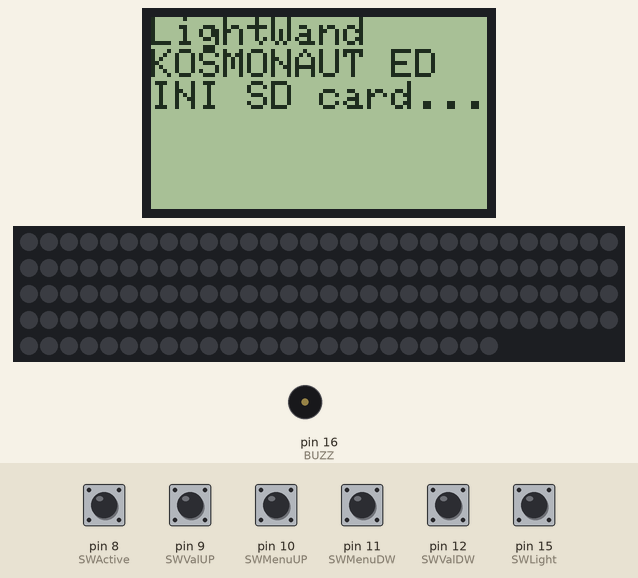
Bench run of a sketch on a simulated Arduino Mega 2560, built with avr-gcc and run on an emulated ATmega2560. Parts: 84×48 one-colour display, 144 RGB LEDs in strip order, left to right, continuing on the next row, buzzer (waves = sounding). Inputs (shaded band) come from the test bench; at power-on: pin 8 (SWActive), pin 9 (SWValUP), pin 10 (SWMenuUP), pin 11 (SWMenuDW), pin 12 (SWValDW), pin 15 (SWLight) LOW. The strip is taken to match the declared colour order; the display library's start-up logo is not drawn; storage starts empty. At 3.4 s the program stops and its outputs stay as they are.

Above: at 0.57 s.
2.4 s: pin 8 (SWActive) pulled HIGH for 0.15 s
At 2.9 s:
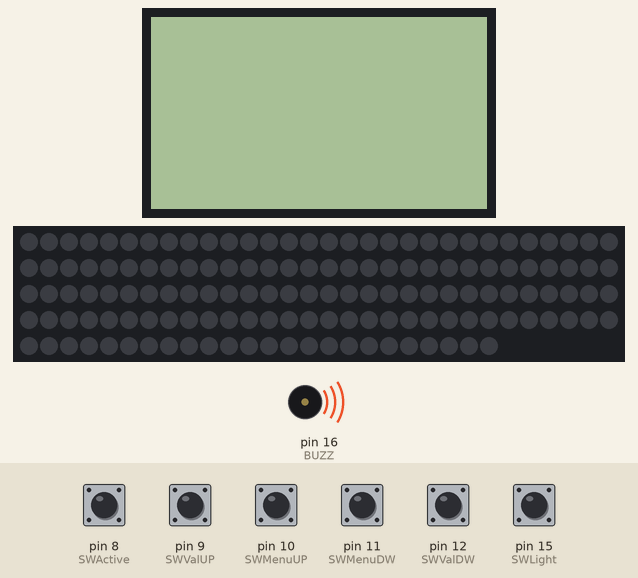
At 4.2 s:
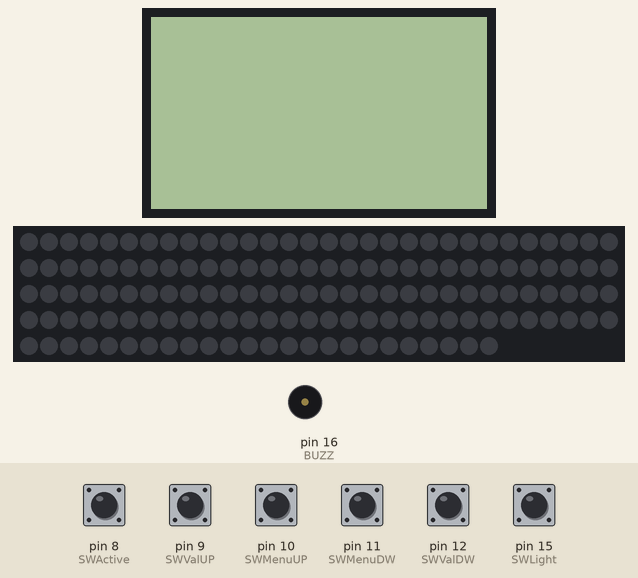
Timing chart, 0 to 4.9 s (numbered marks = the images above; inputs shaded):
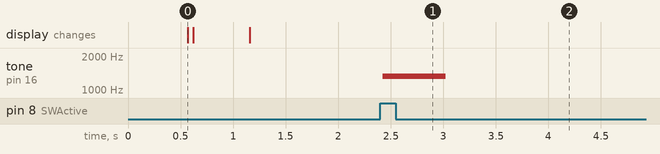

Measured:
- after the input at 2.4 s, tone on pin 16 (BUZZ): silent → 1319 Hz at once, → silent 0.60 s later

The sketch:

LightWand_KosmonautED.ino
```cpp
/*
LightWand Kosmonaut Edition

Code based on Michael Ross original LightWand(2014) first wirtten in 2010 and enhaced by Is0-Mick in 2012.
Apart from the main structure, the following functions have been literally borrowed from the original code:
   setupSDcard()
   GetFileNamesFromSD(File dir)

http://mrossphoto.com/wordpress32/

This code has been written by Pablo de Miguel (pablodmm.isp@gmail.com) in 2015.

This code is intended to run with LightWand Kosmonaut Edition Controller, All the information about this
controller can be find in:
https://github.com/PabloDMM/LightWand_KosmonautEd

This code support direct reading of .pnm RAW files stored in the root directory of a microSD-Card
*/

// Libraries needed
#include <SPI.h>
#include <SD.h>
#include <Adafruit_GFX.h>
#include <Adafruit_PCD8544.h>
#include <Adafruit_NeoPixel.h>

// Definition of LCD Pins
#define LCD_SCK 7
#define LCD_DIN 6
#define LCD_DC 5
#define LCD_CS 4
#define LCD_RST 3
#define LCD_BL 13

// Definition of SD Pins (Just for Info, already set in the SD library)
#define SD_MOSI 51
#define SD_MISO 50
#define SD_CLK 52
#define SD_CS 44

// Definition of SW pins and BUZZER
#define SWActive 8       // Activation Switch PIN
#define SWMenuUP 10      // Menu Up Switch PIN
#define SWMenuDW 11      // Menu Down Switch PIN
#define SWValUP 9        // Value Up Switch PIN
#define SWValDW 12       // Value Down Switch PIN
#define SWLight 15       // Light Switch PIN
#define SWStop 14        // Stop Emission Switch PIN
#define BUZZ 16          // Buzzer PIN


#define LED_COUNT 144    // Definition of LED strip longitude (144 for the WS2812 RGB LED strips)

// Definition of Parameters
#define INIMelodyNote 4   //Number of Notes in Start Melody
#define ENDMelodyNote 4   //Number of Notes in End Melody
#define STOPMelodyNote 4  //Number of Notes in Stop Melody
#define INIFREQ 500       //Initial Frequency for the Progressive Buzzer Mode
#define INIDELAY 1000     //Emission Initial Delay


const int chipSelect = 4; //SD card chipSelect PIN
Adafruit_PCD8544 display = Adafruit_PCD8544(LCD_SCK, LCD_DIN, LCD_DC, LCD_CS, LCD_RST);  //LCD Display Declaration
Adafruit_NeoPixel strip = Adafruit_NeoPixel(LED_COUNT, 2, NEO_RGB + NEO_KHZ800);         //LED Strip Declaration

// Flags for the Pulse Conformer
boolean SWActive_p = false;
boolean SWMenuUP_p = false;
boolean SWMenuDW_p = false;
boolean SWValUP_p = false;
boolean SWValDW_p = false;
boolean SWLight_p = false;
boolean SWMode_p = false;
boolean Light = true;
boolean ValDW=false;
boolean ValUP=false;

File root;
File dataFile;
String m_CurrentFilename = "";        //Root Filename
int m_FileIndex = 0;                  //Variable for the FileIndex
int m_NumberOfFiles = 0;              //Varialbe for the number of  files in the SD Storage
String m_FileNames[200];              //Variable for the File names(Max 200)
int Bright = 5;                       //Predetermined Brigthness
int Delay = 5;                        //Predetermined Delay
bool Active = 0;                      //Active Option
int MenuIndex = 0;                    //Variable for the MenuIndex
int BrightLimit = 0;                  //Variable for the Maximum BrithLimit
int FreqTone = 0;                     //Variable for the Frequenzy Tone emitted
int BuzzMode = 1;                     //Predetermined BuzzMode
int iniMelody[INIMelodyNote][2]={{2093,500},{1568,500},{0,300},{1319,600}}; //Start Melody
int endMelody[ENDMelodyNote][2]={{2093,500},{1568,500},{0,300},{1319,600}}; //End Melody
int stpMelody[STOPMelodyNote][2]={{1568,500},{1319,500},{0,300},{2093,600}}; //Stop Melody

void setup()
{
  pinMode(LCD_BL, OUTPUT);
  digitalWrite(LCD_BL, HIGH);
  digitalWrite(43,HIGH);
  setupLCDdisplay();
  setupSDcard();
  strip.begin();
  strip.show();
}

void loop()
{
   DisplayControl();
   SwitchControl();
   if(Active){DisplayStrip();};
   delay(100);
}

void setupLCDdisplay() {
  display.begin();
  display.setContrast(40);
  display.setTextSize(1);
  display.setTextColor(BLACK);
  display.setCursor(0,0);
  display.display();          //Show SplashScreen
  delay(500);
  display.clearDisplay();
  display.println("LightWand");
  display.println("KOSMONAUT ED");
  display.println("INI SD card...");
  display.display();
}

void setupSDcard() {
  pinMode(SD_CS, OUTPUT);
  // SD Initialization Routine
  if (!SD.begin(chipSelect))
  {
    display.clearDisplay();
    display.println("LightWand");
    display.println("KOSMONAUT ED");
    display.println("INI SD FAILED");
    display.display();
    return;
  }
  display.clearDisplay();
  display.println("LightWand");
  display.println("KOSMONAUT ED");
  display.println("INI SD DONE");
  display.display();
  // Files Scan
  root = SD.open("/");
  display.clearDisplay();
  display.println("LightWand CAT");
  display.println("FILE SCAN");
  display.display();
  delay(500);
  GetFileNamesFromSD(root);
  isort(m_FileNames, m_NumberOfFiles);
  m_CurrentFilename = m_FileNames[0];
  DisplayControl();
}

void GetFileNamesFromSD(File dir) {
  int fileCount = 0;
  String CurrentFilename = "";
  while(1) {
    File entry =  dir.openNextFile();
    if (! entry) {
      // no more files
      m_NumberOfFiles = fileCount;
    entry.close();
      break;
    }
    else {
      if (entry.isDirectory()) {
        //GetNextFileName(root);
      }
      else {
        CurrentFilename = entry.name();
        if (CurrentFilename.endsWith(".pnm") || CurrentFilename.endsWith(".PNM")) { //find files with our extension only
          m_FileNames[fileCount] = entry.name();
          fileCount++;
        }
      }
    }
    entry.close();
  }
}

void DisplayControl() {
  m_CurrentFilename = m_FileNames[m_FileIndex];
  display.clearDisplay();
  display.println("LightWand");

  if(MenuIndex==0){display.setTextColor(WHITE, BLACK);}
  else{display.setTextColor(BLACK, WHITE);}
  display.print("Bright: ");
  display.print(Bright);
  display.println(" %");

  if(MenuIndex==1){display.setTextColor(WHITE, BLACK);}
  else{display.setTextColor(BLACK, WHITE);}
  display.print("Delay: ");
  display.print(Delay);
  display.println(" ms");

  if(MenuIndex==2){display.setTextColor(WHITE, BLACK);}
  else{display.setTextColor(BLACK, WHITE);}
  display.println("Current File:");
  display.println(m_CurrentFilename);
  display.setTextColor(BLACK, WHITE);

  if(MenuIndex==3){display.setTextColor(WHITE, BLACK);}
  else{display.setTextColor(BLACK, WHITE);}
  display.print("Buzz: ");
  switch(BuzzMode)
  {
    case 0:
      display.println("OFF");
      break;
    case 1:
      display.println("LIM BEAT");
      break;
    case 2:
      display.println("PROGR");
      break;
  }
  display.setTextColor(BLACK, WHITE);
  display.display();
}

void isort(String *filenames, int n) {
  for (int i = 1; i < n; ++i) {
    String j = filenames[i];
    int k;
    for (k = i - 1; (k >= 0) && (j < filenames[k]); k--) {
      filenames[k + 1] = filenames[k];
    }
    filenames[k + 1] = j;
  }
}

void DisplayStrip()
{
  // Set of Option Variables
  BrightLimit = map(Bright,0,100,0,255);      // Sets the maximum Brightness value
  digitalWrite(LCD_BL, LOW);                  //LCD Backlight Control OFF to avoid it appearing in the image;
  Light=false;                                //LCD Backlight Control OFF;
  if(BuzzMode!=0){for(int z=0; z<INIMelodyNote; z++){tone(BUZZ,iniMelody[z][0],iniMelody[z][1]);}} // Initial melody Play
  FreqTone=INIFREQ;                           // Initial Frequency Set
  delay(INIDELAY);                            // Initial Delay

  char temp[14];
  m_CurrentFilename.toCharArray(temp,14);
  File dataFile = SD.open(temp);
  // Rutine to avoid the header of the file
  int countRet=0; // Number of Carriage Return counted
  while(countRet < 4)
  {
    if(dataFile.read()=='\n'){countRet++;}
  }
  while(dataFile.available())
  {
    // Stop Control
    if(digitalRead(SWStop))
    {
      Active=0;
      for(int j=0; j<LED_COUNT; j++){  strip.setPixelColor(j,0,0,0);}
      strip.show();
      if(BuzzMode!=0){for(int z=0; z<STOPMelodyNote; z++){tone(BUZZ,stpMelody[z][0],stpMelody[z][1]);}} // Stop Melody Play
      return;
    }
    // Control of progressive beat (Only emmitted in Buzz Progressive Mode)
    if(BuzzMode==2){
       FreqTone=FreqTone+5;
        noTone(BUZZ);
        tone(BUZZ,FreqTone);
    }
    // File Row Read and Display
    for(int j=0; j<LED_COUNT; j++)
    {
      int red = dataFile.read();
      int green = dataFile.read();
      int blue = dataFile.read();
      red = map(red,0,255,0,BrightLimit);     // Bright Adjustment
      green = map(green,0,255,0,BrightLimit); // Bright Adjustment
      blue = map(blue,0,255,0,BrightLimit);   // Bright Adjustment
      strip.setPixelColor(j, green,red,blue);
    }
    delay(Delay);
    strip.show();
  }
  // File Close
  dataFile.close();
  Active=0;
  // LED Strip OFF
  for(int j=0; j<LED_COUNT; j++){  strip.setPixelColor(j,0,0,0);}
  strip.show();

  if(BuzzMode!=0){for(int z=0; z<ENDMelodyNote; z++){tone(BUZZ,endMelody[z][0],endMelody[z][1]);}} // End Melody Play
}

void SwitchControl()
{
  // Active Switch Control
  if(digitalRead(SWActive)){
    if(!SWActive_p)
    {
      SWActive_p=true;
      Active=1;
    }
  }else{
    if(SWActive){SWActive_p=false;}
  }

  // Menu Index Control
  if(digitalRead(SWMenuUP)){
    if(!SWMenuUP_p)
    {
      SWMenuUP_p=true;
      if(MenuIndex>0){MenuIndex--;}
    }
  }else{
    if(SWMenuUP){SWMenuUP_p=false;}
  }

  if(digitalRead(SWMenuDW)){
    if(!SWMenuDW_p){
      SWMenuDW_p=true;
      if(MenuIndex<3){MenuIndex++;}
    }
  }else{
    if(SWMenuDW){SWMenuDW_p=false;}
  }

  // Light Control
  if(digitalRead(SWLight)){
    if(!SWLight_p){
      SWLight_p=true;
      Light=!Light;
    }
  }else{
    if(SWLight){SWLight_p=false;}
  }
  digitalWrite(LCD_BL, Light); //LCD Backlight Control

  // Value Control
  if(digitalRead(SWValUP)){
    if(!SWValUP_p){
      SWValUP_p=true;
      ValUP=true;
    }
  }else{
    if(SWValUP){SWValUP_p=false;}
  }

  if(digitalRead(SWValDW)){
    if(!SWValDW_p){
      SWValDW_p=true;
      ValDW=true;
    }
  }else{
    if(SWValDW){SWValDW_p=false;}
  }

  switch(MenuIndex){
  case 3: // BuzzMode Control
    if(ValUP){if(BuzzMode<2){BuzzMode++;}}
    if(ValDW){if(BuzzMode>0){BuzzMode--;}}
    break;
  case 2: // File Control
    if(ValUP){if(m_FileIndex<(m_NumberOfFiles-1)){m_FileIndex++;}else{m_FileIndex=0;}}
    if(ValDW){if(m_FileIndex>0){m_FileIndex--;}else{m_FileIndex=(m_NumberOfFiles-1);}}
    break;
  case 1: // Delay Control
    if(ValUP){if(Delay<100){Delay=Delay+5;}}
    if(ValDW){if(Delay>5){Delay=Delay-5;}}
    break;
  case 0: // Bright Control
    if(ValUP){if(Bright<100){Bright=Bright+5;}}
    if(ValDW){if(Bright>5){Bright=Bright-5;}}
    break;
  }
  ValUP=false;
  ValDW=false;
}
```
